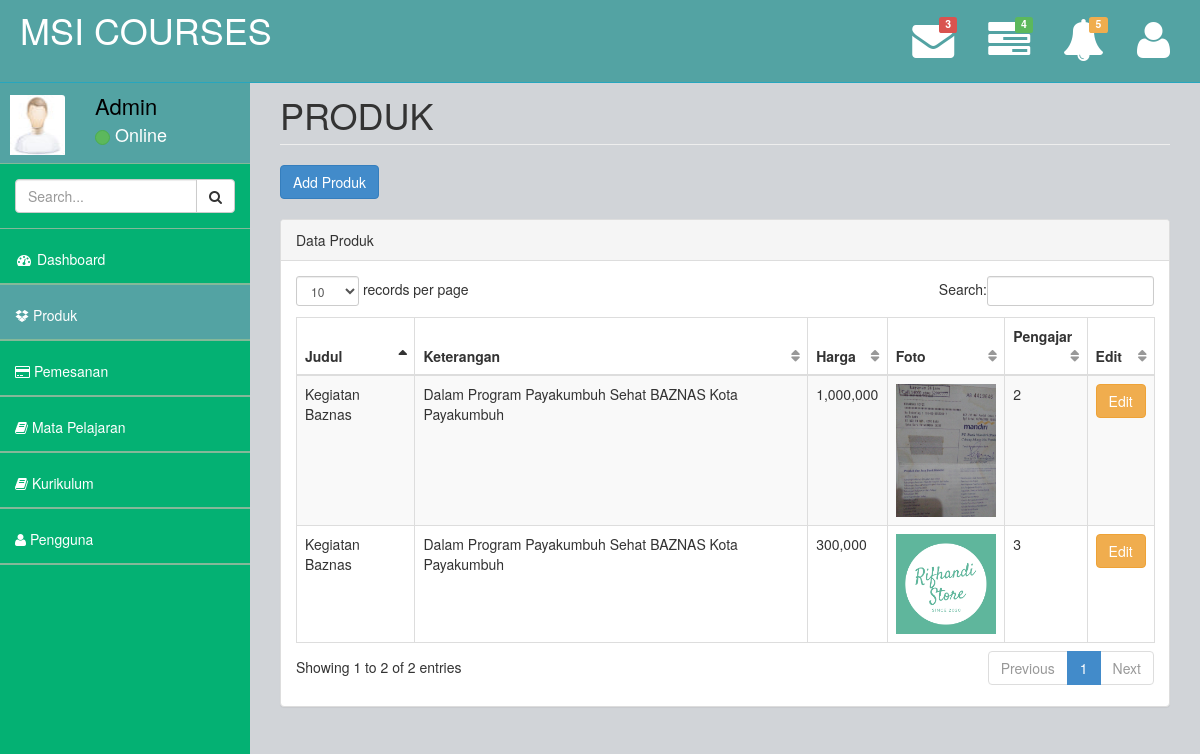
/index.php/admin/produk, run on the app's committed database.
### tables this page shows
CREATE TABLE `produk` (
  `id_produk` int(11) NOT NULL,
  `judul` varchar(255) NOT NULL,
  `keterangan` text NOT NULL,
  `harga` int(11) NOT NULL,
  `foto` varchar(255) NOT NULL,
  `id_pengguna` int(11) NOT NULL
);

### application/controllers/Admin.php (called while the page is built, shortened)
<?php
class Admin extends CI_Controller {
	public function __construct() {
  		$this->load->helper(array('form', 'url','file'));
		  $this->load->library('session');
	}
	public function produk() {
		$t['info'] = $this->session->userdata('nama');
		$this->load->model('Admin_model','produk');
		$t['produk'] = $this->produk->getallproduk();
		$a['header'] =  $this->load->view('layout/header_backend',null, true);
		$a['footer'] =  $this->load->view('layout/footer_backend',null, true);
		$a['content'] =  $this->load->view('admin/produk/content',$t, true);
		$page = $this->load->view('layout/layout_backend',$a);
		return $page;
	}
}

### index.php (called while the page is built, shortened)
<?php
require_once BASEPATH.'core/CodeIgniter.php';

### application/models/Admin_model.php (called while the page is built, shortened)
<?php
class Admin_model extends CI_Model {
public function getallproduk()
{
	$sql = $this->db->query("select * from produk")->result_array();
	return $sql;
}
}
?>

### application/views/admin/produk/content.php (the view)
<div id="wrapper">
		<?php include APPPATH."views/layout/menu_admin.php" ; ?>
      <div id="page-wrapper">
      <div class="row">
              <div class="col-lg-12">
                  <h1 class="page-header">PRODUK</h1>
              </div>
          </div>
          <div class="row">
              <div class="col-md-12"> <a href="<?= base_url('admin/tambah_produk');?>" class="btn btn-primary"> Add Produk </a> </div>
          </div>
          <br>
          <div class="row">
              <div class="col-lg-12">
              <div class="panel panel-default">
                      <div class="panel-heading">
                          Data Produk
                      </div>
                      <div class="panel-body">
                          <div class="table-responsive">
                              <table class="table table-striped table-bordered table-hover" id="dataTables-produk">
                                  <thead>
                                      <tr>
                                          <th>Judul</th>
                                          <th>Keterangan</th>
                                          <th>Harga</th>
                                          <th>Foto</th>
                                          <th>Pengajar</th>
                                          <th>Edit</th>
                                      </tr>
                                  </thead>
                                  <tbody>
                                  <?php
                                  $jumlah = count($produk);
                                  for($i=0;$i<$jumlah;$i++){
                                  ?>
                                      <tr class="gradeU">
                                          <td><?= $produk[$i]['judul'];?></td>
                                          <td><?= $produk[$i]['keterangan'];?></td>
                                          <td><?= number_format($produk[$i]['harga']);?></td>
                                          <td class="center"><img src="<?= $produk[$i]['foto'];?>" width="100"></td>
                                          <td class="center"><?= $produk[$i]['id_pengguna'];?></td>
                                          <th><a href="<?= base_url('admin/edit_produk/'.$produk[$i]['id_produk'])?>" class="btn btn-warning">Edit</a></th>
                                      </tr>
                                  <?php } ?>
                                  </tbody>
                              </table>
                          </div>
                      </div>
                  </div>
              </div>
          </div>

### application/views/layout/header_backend.php (shortened to what this page needs)
<!DOCTYPE html>
<html>
<head>
    <link href="<?= base_url();?>asset/backend/plugins/bootstrap/bootstrap.css" rel="stylesheet" />
    <link href="<?= base_url();?>asset/backend/font-awesome/css/font-awesome.css" rel="stylesheet" />
    <link href="<?= base_url();?>asset/backend/plugins/pace/pace-theme-big-counter.css" rel="stylesheet" />
    <link href="<?= base_url();?>asset/backend/css/style.css" rel="stylesheet" />
    <link href="<?= base_url();?>asset/backend/css/main-style.css" rel="stylesheet" />
    <link href="<?= base_url();?>asset/backend/plugins/morris/morris-0.4.3.min.css" rel="stylesheet" />
    <link href="<?= base_url();?>asset/backend/plugins/dataTables/dataTables.bootstrap.css" rel="stylesheet" />
   </head>
<body>

### application/views/layout/footer_backend.php (shortened to what this page needs)
        </div>
    </div>
</body>
</html>

### application/views/layout/menu_admin.php (shortened to what this page needs)
<nav class="navbar navbar-default navbar-fixed-top" role="navigation" id="navbar">
            <div class="navbar-header">
                <a class="navbar-brand" href="index.html">
                <h1 style="color:white; margin-top:-5px;">MSI COURSES</h1>
                </a>
            </div>
            <ul class="nav navbar-top-links navbar-right">
                <li class="dropdown">
                    <a class="dropdown-toggle" data-toggle="dropdown" href="#">
                        <span class="top-label label label-danger">3</span><i class="fa fa-envelope fa-3x"></i>
                    </a>
                </li>
                <li class="dropdown">
                    <a class="dropdown-toggle" data-toggle="dropdown" href="#">
                        <span class="top-label label label-success">4</span>  <i class="fa fa-tasks fa-3x"></i>
                    </a>
                </li>
                <li class="dropdown">
                    <a class="dropdown-toggle" data-toggle="dropdown" href="#">
                        <span class="top-label label label-warning">5</span>  <i class="fa fa-bell fa-3x"></i>
                    </a>
                </li>
                <li class="dropdown">
                    <a class="dropdown-toggle" data-toggle="dropdown" href="#">
                        <i class="fa fa-user fa-3x"></i>
                    </a>
                </li>
            </ul>
        </nav>
        <nav class="navbar-default navbar-static-side" role="navigation">
            <div class="sidebar-collapse">
                <ul class="nav" id="side-menu">
                    <li>
                        <div class="user-section">
                            <div class="user-section-inner">
                                <img src="<?= base_url();?>asset/backend/img/user.jpg" alt="">
                            </div>
                            <div class="user-info">
                                <div>Admin <strong> <?= $info ?></strong></div>
                                <div class="user-text-online">
                                    <span class="user-circle-online btn btn-success btn-circle "></span>&nbsp;Online
                                </div>
                            </div>
                        </div>
                    </li>
                    <li class="sidebar-search">
                        <div class="input-group custom-search-form">
                            <input type="text" class="form-control" placeholder="Search...">
                            <span class="input-group-btn">
                                <button class="btn btn-default" type="button">
                                    <i class="fa fa-search"></i>
                                </button>
                            </span>
                        </div>
                    </li>
                    <li <?= $this->uri->segment(2) == '' ? 'class="selected"' : ''; ?>>
                        <a href="index.html"> <i class="fa fa-dashboard fa-fw"> </i> Dashboard </a>
                    </li>
                    <li <?= $this->uri->segment(2) == 'produk' ? 'class="selected"' : ''; ?>>
                        <a href="<?= base_url('admin/produk');?>"> <i class="fa fa-dropbox"> </i> Produk </a>
                    </li>
                    <li <?= $this->uri->segment(2) == 'pemesanan' ? 'class="selected"' : ''; ?>>
                        <a href="<?= base_url('admin/pemesanan');?>"> <i class="fa fa-credit-card"> </i> Pemesanan </a>
                    </li>
                    <li <?= $this->uri->segment(2) == 'mp' ? 'class="selected"' : ''; ?>>
                        <a href="<?= base_url('admin/mp');?>"> <i class="fa fa-book"> </i> Mata Pelajaran </a>
                    </li>
                    <li <?= $this->uri->segment(2) == 'kurikulum' ? 'class="selected"' : ''; ?>>
                        <a href="<?= base_url('admin/kurikulum');?>"> <i class="fa fa-book"> </i> Kurikulum </a>
                    </li>
                    <li <?= $this->uri->segment(2) == 'pengguna' ? 'class="selected"' : ''; ?>>
                        <a href="<?= base_url('admin/pengguna');?>"> <i class="fa fa-user"> </i> Pengguna </a>
                    </li>
                </ul>
            </div>
        </nav>

### application/views/layout/layout_backend.php
<?= $header; ?>
<?= $content; ?>
<?= $footer; ?>

### asset/backend/css/style.css (style rules this page uses)
body { background-color: #f8f8f8; }
#wrapper { width: 100%; margin-top: 55px!important; background-color:#04B173; }
#page-wrapper { padding: 0 15px; min-height: 568px; background-color:rgb(209, 212, 216); }
.navbar-static-side ul li { border-bottom:1px solid #84B899 !important; }
.navbar-top-links li { display: inline-block; }
.navbar-top-links li:last-child { margin-right: 15px; }
.navbar-top-links li a { padding: 20px; min-height: 50px; }
.sidebar-search { padding: 15px; }
@media (min-width:768px) { .navbar-static-side { z-index: 1; position: absolute; width: 250px; } }
table.dataTable thead .sorting, table.dataTable thead .sorting_asc:after, table.dataTable thead .sorting_desc, table.dataTable thead .sorting_asc_disabled, table.dataTable thead .sorting_desc_disabled { background: transparent; }
table.dataTable thead .sorting_asc:after { content: "\f0de"; float: right; font-family: fontawesome; }
table.dataTable thead .sorting:after { content: "\f0dc"; float: right; font-family: fontawesome; color: rgba(50,50,50,.5); }
.btn-circle { width: 30px; height: 30px; padding: 6px 0; border-radius: 15px; text-align: center; font-size: 12px; line-height: 1.428571429; }

### asset/backend/css/main-style.css (style rules this page uses)
.user-section-inner { height: 65px; width: 65px; -moz-border-radius: 3px; -webkit-border-radius: 3px; border-radius: 3px; overflow: hidden; display: inline-block; float: left; margin-right: 15px; margin-top: 20px; }
.user-section-inner img { margin-left:10px; width:55px; height:60px; }
.user-info { display: block; color:#000!important; display: inline-block; padding: 15px; margin-bottom: 0px }
.user-text-online { font-size:18px; color:#fff }
.user-circle-online { width: 15px!important; height: 15px!important; }
.navbar-top-links > li > a { color: #FFFFFF; }
.nav > li > a { padding: 20px 15px; }
#side-menu { background-color:#04B173; }
#side-menu a { color:#fff; border-bottom: 1px solid #84B899 !important; height: 55px; }
.selected { background-color:rgb(83, 163, 163); }
#navbar { background-color:rgb(83, 163, 163); }
.navbar-brand { padding-left:20px; }
.top-label { position: absolute; top: 50%; right: 50%; margin-top: -24px; margin-right: -24px; }
.navbar-default { border-color: #27A6BE; }
@media (min-width:768px) { #page-wrapper { position: inherit; margin: 0 0 0 250px; padding: 0 30px; min-height: 1000px; } }

### data on the page
produk: judul "Kegiatan Baznas", keterangan "Dalam Program Payakumbuh Sehat BAZNAS Kota Payakumbuh", harga "1,000,000", foto (picture), id_pengguna "2"
produk: judul "Kegiatan Baznas", keterangan "Dalam Program Payakumbuh Sehat BAZNAS Kota Payakumbuh", harga "300,000", foto (picture), id_pengguna "3"
